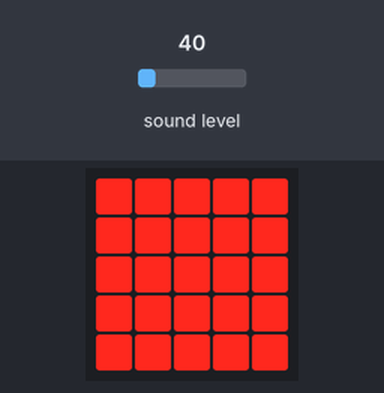
A program run on a simulated BBC micro:bit (MakeCode). Shown: the board's 5×5 LED display. The inputs (shaded band) are chosen by the test bench; at power-on: sound level 40.

Above: at 1.2 s.
1.3 s: sound level set to 119
3.0 s: sound level set to 127
At 4.0 s:
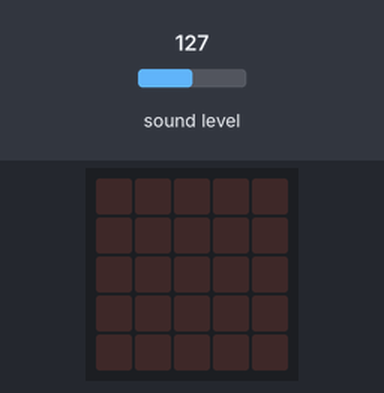
5.1 s: sound level set to 5
At 6.7 s:
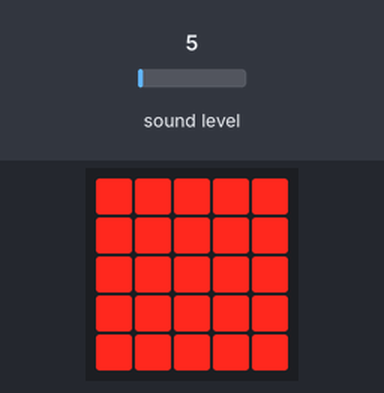
7.0 s: sound level set to 128
At 8.5 s:
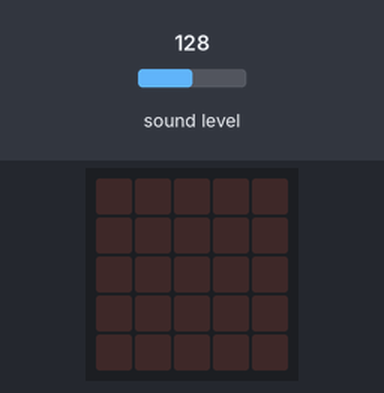
Timing chart, 0 to 9.8 s (numbered marks = the images above; inputs shaded):
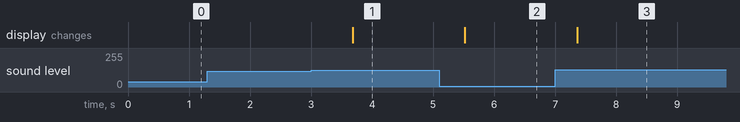

Measured:
- the behaviour switches between 124 and 125 on sound level (found by bisection; images 0 and 1)
- after the input at 1.3 s, every drawn part: stays the same
- after the input at 3.0 s, the display: changes after 0.68 s (image 1)
- after the input at 5.1 s, the display: changes after 0.42 s (image 2)
- after the input at 7.0 s, the display: changes after 0.36 s (image 3)

The program:

main.ts
```typescript
let Soinu_limitea = 125
basic.forever(function () {
    if (input.soundLevel() < Soinu_limitea) {
        basic.showLeds(`
            # # # # #
            # # # # #
            # # # # #
            # # # # #
            # # # # #
            `)
    } else {
        basic.showLeds(`
            . . . . .
            . . . . .
            . . . . .
            . . . . .
            . . . . .
            `)
    }
    basic.pause(500)
})
```

test.ts
```typescript
// aquí va el archivo "tests"; esto no se compilará cuando este paquete se utilice como una extensión.
```
